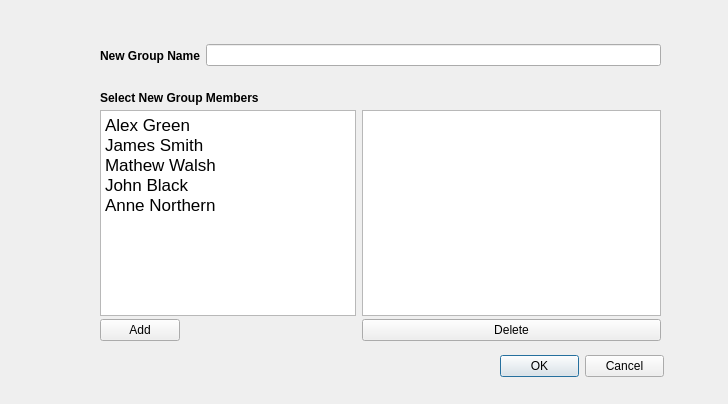
<?xml version="1.0" encoding="UTF-8"?>
<ui version="4.0">
 <class>CreateGroup</class>
 <widget class="QDialog" name="CreateGroup">
  <property name="geometry">
   <rect>
    <x>0</x>
    <y>0</y>
    <width>728</width>
    <height>404</height>
   </rect>
  </property>
  <property name="windowTitle">
   <string>Create Group 2</string>
  </property>
  <widget class="QWidget" name="horizontalLayoutWidget">
   <property name="geometry">
    <rect>
     <x>100</x>
     <y>30</y>
     <width>561</width>
     <height>51</height>
    </rect>
   </property>
   <layout class="QHBoxLayout" name="horizontalLayout">
    <item>
     <widget class="QLabel" name="label">
      <property name="font">
       <font>
        <weight>75</weight>
        <bold>true</bold>
       </font>
      </property>
      <property name="text">
       <string>New Group Name</string>
      </property>
     </widget>
    </item>
    <item>
     <widget class="QLineEdit" name="lineEdit"/>
    </item>
   </layout>
  </widget>
  <widget class="QWidget" name="formLayoutWidget">
   <property name="geometry">
    <rect>
     <x>100</x>
     <y>110</y>
     <width>561</width>
     <height>231</height>
    </rect>
   </property>
   <layout class="QFormLayout" name="formLayout">
    <property name="formAlignment">
     <set>Qt::AlignHCenter|Qt::AlignTop</set>
    </property>
    <property name="verticalSpacing">
     <number>3</number>
    </property>
    <item row="0" column="0">
     <widget class="QTextEdit" name="textEdit">
      <property name="html">
       <string>&lt;!DOCTYPE HTML PUBLIC &quot;-//W3C//DTD HTML 4.0//EN&quot; &quot;http://www.w3.org/TR/REC-html40/strict.dtd&quot;&gt;
&lt;html&gt;&lt;head&gt;&lt;meta name=&quot;qrichtext&quot; content=&quot;1&quot; /&gt;&lt;style type=&quot;text/css&quot;&gt;
p, li { white-space: pre-wrap; }
&lt;/style&gt;&lt;/head&gt;&lt;body style=&quot; font-family:'Lucida Grande'; font-size:13pt; font-weight:400; font-style:normal;&quot;&gt;
&lt;p style=&quot; margin-top:0px; margin-bottom:0px; margin-left:0px; margin-right:0px; -qt-block-indent:0; text-indent:0px;&quot;&gt;Alex Green&lt;/p&gt;
&lt;p style=&quot; margin-top:0px; margin-bottom:0px; margin-left:0px; margin-right:0px; -qt-block-indent:0; text-indent:0px;&quot;&gt;James Smith&lt;/p&gt;
&lt;p style=&quot; margin-top:0px; margin-bottom:0px; margin-left:0px; margin-right:0px; -qt-block-indent:0; text-indent:0px;&quot;&gt;Mathew Walsh&lt;/p&gt;
&lt;p style=&quot; margin-top:0px; margin-bottom:0px; margin-left:0px; margin-right:0px; -qt-block-indent:0; text-indent:0px;&quot;&gt;John Black&lt;/p&gt;
&lt;p style=&quot; margin-top:0px; margin-bottom:0px; margin-left:0px; margin-right:0px; -qt-block-indent:0; text-indent:0px;&quot;&gt;Anne Northern&lt;/p&gt;
&lt;p style=&quot;-qt-paragraph-type:empty; margin-top:0px; margin-bottom:0px; margin-left:0px; margin-right:0px; -qt-block-indent:0; text-indent:0px;&quot;&gt;&lt;/p&gt;&lt;/body&gt;&lt;/html&gt;</string>
      </property>
     </widget>
    </item>
    <item row="2" column="1">
     <widget class="QPushButton" name="pushButton">
      <property name="toolTip">
       <string>&lt;!DOCTYPE HTML PUBLIC &quot;-//W3C//DTD HTML 4.0//EN&quot; &quot;http://www.w3.org/TR/REC-html40/strict.dtd&quot;&gt;
&lt;html&gt;&lt;head&gt;&lt;meta name=&quot;qrichtext&quot; content=&quot;1&quot; /&gt;&lt;style type=&quot;text/css&quot;&gt;
p, li { white-space: pre-wrap; }
&lt;/style&gt;&lt;/head&gt;&lt;body style=&quot; font-family:'Lucida Grande'; font-size:13pt; font-weight:400; font-style:normal;&quot;&gt;
&lt;p align=&quot;center&quot; style=&quot;-qt-paragraph-type:empty; margin-top:0px; margin-bottom:0px; margin-left:0px; margin-right:0px; -qt-block-indent:0; text-indent:0px;&quot;&gt;&lt;/p&gt;&lt;/body&gt;&lt;/html&gt;</string>
      </property>
      <property name="text">
       <string>Delete</string>
      </property>
     </widget>
    </item>
    <item row="2" column="0">
     <widget class="QPushButton" name="pushButton_2">
      <property name="text">
       <string>Add</string>
      </property>
     </widget>
    </item>
    <item row="0" column="1">
     <widget class="QTextEdit" name="textEdit_3">
      <property name="html">
       <string>&lt;!DOCTYPE HTML PUBLIC &quot;-//W3C//DTD HTML 4.0//EN&quot; &quot;http://www.w3.org/TR/REC-html40/strict.dtd&quot;&gt;
&lt;html&gt;&lt;head&gt;&lt;meta name=&quot;qrichtext&quot; content=&quot;1&quot; /&gt;&lt;style type=&quot;text/css&quot;&gt;
p, li { white-space: pre-wrap; }
&lt;/style&gt;&lt;/head&gt;&lt;body style=&quot; font-family:'Lucida Grande'; font-size:13pt; font-weight:400; font-style:normal;&quot;&gt;
&lt;p style=&quot;-qt-paragraph-type:empty; margin-top:0px; margin-bottom:0px; margin-left:0px; margin-right:0px; -qt-block-indent:0; text-indent:0px;&quot;&gt;&lt;/p&gt;&lt;/body&gt;&lt;/html&gt;</string>
      </property>
     </widget>
    </item>
   </layout>
  </widget>
  <widget class="QDialogButtonBox" name="buttonBox">
   <property name="geometry">
    <rect>
     <x>500</x>
     <y>350</y>
     <width>164</width>
     <height>32</height>
    </rect>
   </property>
   <property name="standardButtons">
    <set>QDialogButtonBox::Cancel|QDialogButtonBox::Ok</set>
   </property>
  </widget>
  <widget class="QLabel" name="label_2">
   <property name="geometry">
    <rect>
     <x>100</x>
     <y>90</y>
     <width>211</width>
     <height>16</height>
    </rect>
   </property>
   <property name="font">
    <font>
     <weight>75</weight>
     <bold>true</bold>
    </font>
   </property>
   <property name="text">
    <string>Select New Group Members</string>
   </property>
  </widget>
 </widget>
 <resources/>
 <connections/>
</ui>
